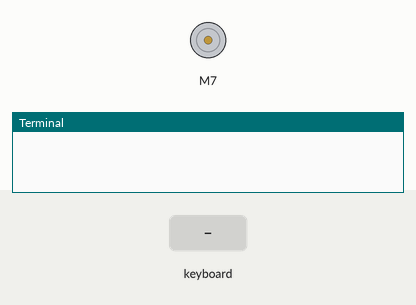
Bench run of a program on a simulated Raspberry Pi (BCM pin numbers). Shown: DC motor (green arrow = forward, orange = backward, longer = faster), the last lines printed to the terminal. Inputs (shaded band) come from the test bench.

Above: at 1.2 s.
1.3 s: key up typed on the keyboard
At 1.37 s:
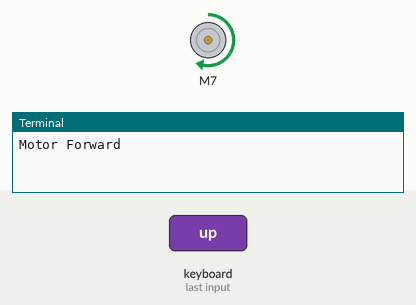
2.9 s: key down typed on the keyboard
At 2.97 s:
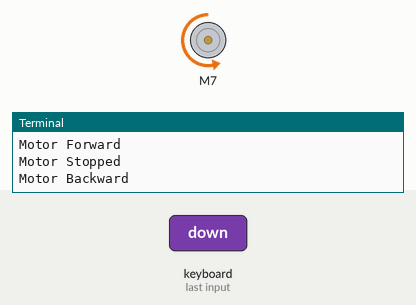
Timing chart, 0 to 5.9 s (numbered marks = the images above; inputs shaded):
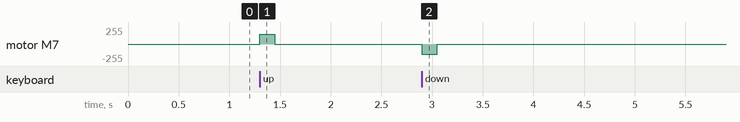

The program:

R26._Keyboard_Controlled_DC_Motor.py
```python
"""
Components Used:
1. Raspberry Pi
2. DC Motor HAT
3. DC Motor
4. Battery Holder with 18650 Batteries
5. Keyboard (Arrow Keys)

Install Required Library:
pip install pynput --break-system-packages
"""

from pynput import keyboard
from Raspi_MotorHAT import Raspi_MotorHAT
import time

mh = Raspi_MotorHAT(addr=0x6f)  # Initialize Motor HAT

motor = mh.getMotor(3)  # Select motor
motor.setSpeed(150)     # Set motor speed

def on_press(key):
    if key == keyboard.Key.up:
        print("Motor Forward")
        motor.run(Raspi_MotorHAT.FORWARD)

    elif key == keyboard.Key.down:
        print("Motor Backward")
        motor.run(Raspi_MotorHAT.BACKWARD)

def on_release(key):
    print("Motor Stopped")
    motor.run(Raspi_MotorHAT.RELEASE)

    if key == keyboard.Key.esc:
        return False  # Exit program

try:
    with keyboard.Listener(on_press=on_press, on_release=on_release) as listener:
        listener.join()  # Start listening

except KeyboardInterrupt:
    print("Exiting...")
    motor.run(Raspi_MotorHAT.RELEASE)  # Stop motor
```

Measured:
- after the input at 1.3 s, motor M7: stopped → forward 150/255 at once, → stopped 0.15 s later
- after the input at 2.9 s, motor M7: stopped → backward 150/255 at once, → stopped 0.15 s later
